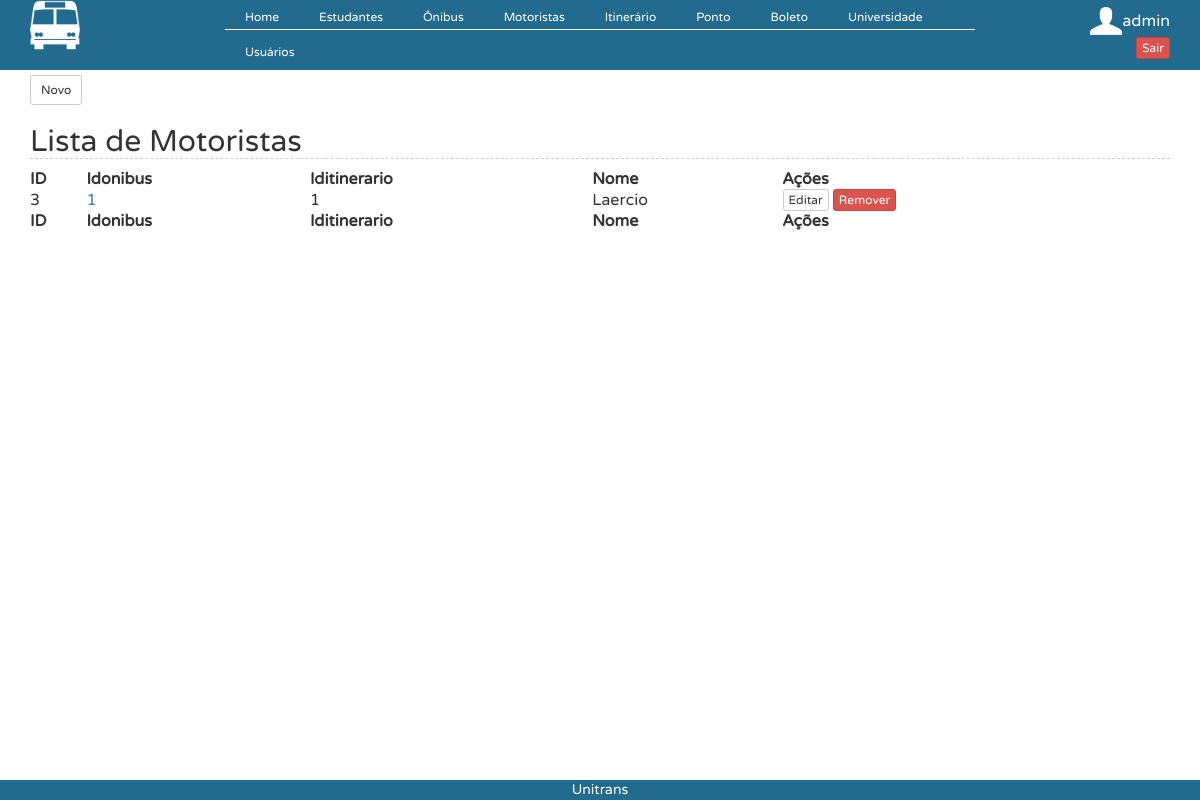
The app's page /?controller=motorista&action=index (signed in) with its own data.
### tables this page shows
CREATE TABLE `motorista` (
  `id` int(11) NOT NULL AUTO_INCREMENT,
  `idonibus` int(11) DEFAULT NULL,
  `iditinerario` int(11) DEFAULT NULL,
  `nome` varchar(45) DEFAULT NULL,
  PRIMARY KEY (`id`)
);

### controllers/MotoristaController.php (called while the page is built, shortened)
<?php
class MotoristaController {
    public function index() {
        $motoristas = MotoristaDAO::all();
        require_once('views/motorista/index.php');
    }
}
?>

### connection.php (called while the page is built, shortened)
<?php
  class Db {
    private static $instance = NULL;
    public static function getInstance() {
      if (!isset(self::$instance)) {
        $pdo_options[PDO::ATTR_ERRMODE] = PDO::ERRMODE_EXCEPTION;
        self::$instance = new PDO('mysql:host=localhost;dbname=teste', 'root', '123456', $pdo_options);
      }
      return self::$instance;
    }
  }
?>

### models/MotoristaDAO.php (called while the page is built, shortened)
<?php
require_once 'models/Motorista.php';
class MotoristaDAO {
    public static function all() {
        $lista = [];
        $req = Db::getInstance()->query('SELECT * FROM motorista');
        foreach ($req->fetchAll() as $linha) {
            $motorista = new Motorista();
            $motorista->setId($linha['id']);
            $motorista->setIdonibus($linha["idonibus"]);
            $motorista->setIditinerario($linha["iditinerario"]);
            $motorista->setNome($linha["nome"]);
            $lista[] = $motorista;
        }
        return $lista;
    }
}

### models/Motorista.php (called while the page is built)
<?php
class Motorista{
    private $id;
    private $idonibus;
    private $iditinerario;
    private $nome;
function setId ($id){
        $this->id=$id;
    }
    function getId (){
        return $this->id;
    }
    public function getIdonibus() {
        return $this->idonibus;
    }
    public function setIdonibus($idonibus) {
        $this->idonibus = $idonibus;
    }
    public function getIditinerario() {
        return $this->iditinerario;
    }
    public function setIditinerario($iditinerario) {
        $this->iditinerario = $iditinerario;
    }
    public function getNome() {
        return $this->nome;
    }
    public function setNome($nome) {
        $this->nome = $nome;
    }
}
?>

### views/motorista/index.php (the view)
<button  onclick="location.href='?controller=motorista&action=add'" type="button" class="btn btn-default btn-sm" style="margin-top: 5px">
                    Novo
                </button><h2>Lista de Motoristas</h2>
<table id="example" class="display compact" cellspacing="0" width="100%">
    <thead>
        <tr>
            <th>ID</th>
            <th>Idonibus</th>
            <th>Iditinerario</th>
            <th>Nome</th>
            <th>Ações</th>
        </tr>
    </thead>
    <tfoot>
        <tr>
            <th>ID</th>
            <th>Idonibus</th>
            <th>Iditinerario</th>
            <th>Nome</th>
            <th>Ações</th>
        </tr>
    </tfoot>
    <tbody>
        <?php foreach ($motoristas as $motorista) { ?>
            <tr>
                <td><?php echo $motorista->getId();?> </td>                <td><a href="?controller=motorista&action=view&id=<?php echo $motorista->getId();?>"><?php echo $motorista->getIdonibus(); ?></a></td>
                <td><?php echo $motorista->getIditinerario(); ?></td>
                <td><?php echo $motorista->getNome(); ?></td>
                <td><button type="button" onclick="location.href='?controller=motorista&action=edit&id=<?php echo base64_encode($motorista->getId());?>';" class="btn btn-default btn-xs">Editar</button>
                    <button type="button" onclick="javascript:remover('?controller=motorista&action=delete&id=<?php echo base64_encode($motorista->getId());?>');" class="btn btn-danger btn-xs">Remover</button>
                </td>
            </tr>
        <?php } ?>
    </tbody>
</table>

### webroot/css/estilo.css (style rules this page uses)
* { margin:0; padding:0; font-family: myFirstFont; }
h2 { font-family: Arial, sans-serif; color: #3399CC; font-size: 30px; font-weight: bold; border-bottom: 1px dashed #ccc; margin: 0px 0px 0px 0px; }

### records on screen
motorista: id "3", idonibus "1", iditinerario "1", nome "Laercio"

### other values on screen
$_SESSION['login'] "admin"
